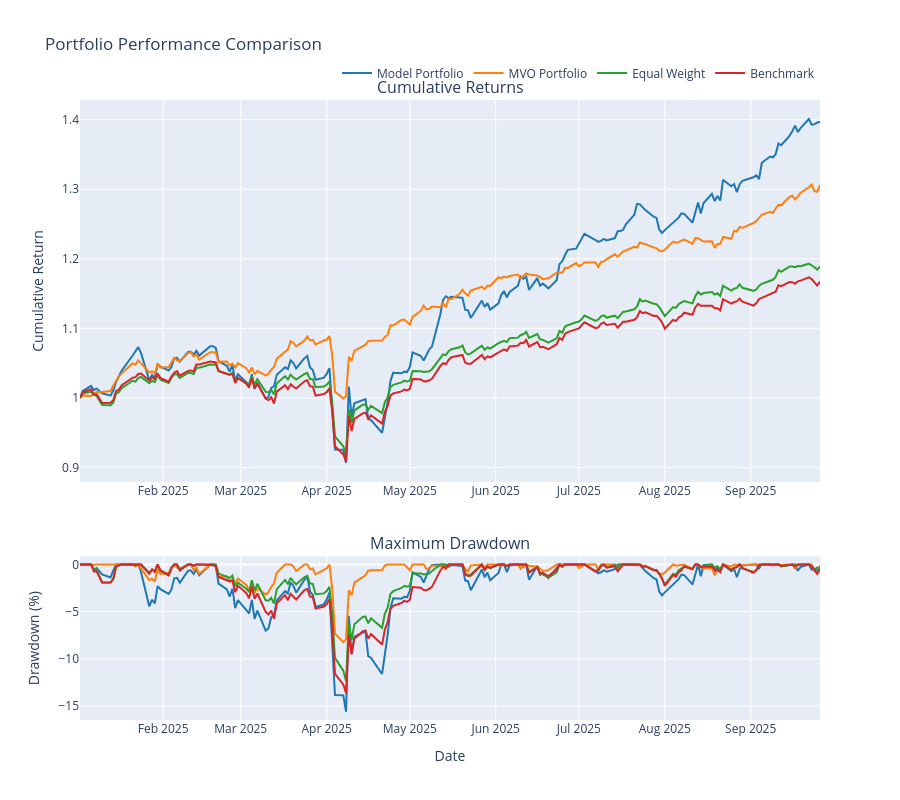

Here is the notebook cell this chart was saved with:
### Code cell
# Plotting
fig = make_subplots(
    rows=2, cols=1,
    subplot_titles=('Cumulative Returns', 'Maximum Drawdown'),
    vertical_spacing=0.12,
    row_heights=[0.7, 0.3]
)

colors = ['#1f77b4', '#ff7f0e', '#2ca02c', '#d62728']

# Plot cumulative returns
for i, (name, returns) in enumerate(portfolio_returns.items()):
    #if name != 'Benchmark':
    cumulative_returns = (1 + returns).cumprod()
    fig.add_trace(
        go.Scatter(
            x=cumulative_returns.index,
            y=cumulative_returns.values,
            mode='lines',
            name=name,
            line=dict(color=colors[i], width=2),
            showlegend=True
        ),
        row=1, col=1
    )

# Plot drawdowns
for i, (name, returns) in enumerate(portfolio_returns.items()):
#if name != 'Benchmark':
    cumulative = (1 + returns).cumprod()
    rolling_max = cumulative.expanding().max()
    drawdown = (cumulative - rolling_max) / rolling_max * 100
    
    fig.add_trace(
        go.Scatter(
            x=drawdown.index,
            y=drawdown.values,
            mode='lines',
            name=name,
            line=dict(color=colors[i], width=2),
            showlegend=False
        ),
        row=2, col=1
    )

# Update layout
fig.update_layout(
    title='Portfolio Performance Comparison',
    height=800,
    hovermode='x unified',
    legend=dict(
        orientation="h",
        yanchor="bottom",
        y=1.02,
        xanchor="right",
        x=1
    )
)

fig.update_xaxes(title_text="Date", row=2, col=1)
fig.update_yaxes(title_text="Cumulative Return", row=1, col=1)
fig.update_yaxes(title_text="Drawdown (%)", row=2, col=1)

fig.show()

# Save the plot to a file
fig.write_html(f'{output_dir}/{train_type}/portfolio_performance_{model_type}_run_{run_no}.html')
# save image to file
fig.write_image(f'{output_dir}/{train_type}/portfolio_performance_{model_type}_run_{run_no}.png')

### Figure 1 — Plotly figure (JSON) as saved in the notebook; plotly's stock layout.template omitted (floating-point values rounded to 4 significant figures; data arrays with more than 128 entries replaced by an {"elided": "..."} marker saying what was removed)
{"data": [{"line": {"color": "#1f77b4", "width": 2}, "mode": "lines", "name": "Model Portfolio", "showlegend": true, "type": "scatter", "x": {"elided": "184 str values"}, "xaxis": "x", "y": {"elided": "184 float values"}, "yaxis": "y"}, {"line": {"color": "#ff7f0e", "width": 2}, "mode": "lines", "name": "MVO Portfolio", "showlegend": true, "type": "scatter", "x": {"elided": "184 str values"}, "xaxis": "x", "y": {"elided": "184 float values"}, "yaxis": "y"}, {"line": {"color": "#2ca02c", "width": 2}, "mode": "lines", "name": "Equal Weight", "showlegend": true, "type": "scatter", "x": {"elided": "184 str values"}, "xaxis": "x", "y": {"elided": "184 float values"}, "yaxis": "y"}, {"line": {"color": "#d62728", "width": 2}, "mode": "lines", "name": "Benchmark", "showlegend": true, "type": "scatter", "x": {"elided": "184 str values"}, "xaxis": "x", "y": {"elided": "184 float values"}, "yaxis": "y"}, {"line": {"color": "#1f77b4", "width": 2}, "mode": "lines", "name": "Model Portfolio", "showlegend": false, "type": "scatter", "x": {"elided": "184 str values"}, "xaxis": "x2", "y": {"elided": "184 float values"}, "yaxis": "y2"}, {"line": {"color": "#ff7f0e", "width": 2}, "mode": "lines", "name": "MVO Portfolio", "showlegend": false, "type": "scatter", "x": {"elided": "184 str values"}, "xaxis": "x2", "y": {"elided": "184 float values"}, "yaxis": "y2"}, {"line": {"color": "#2ca02c", "width": 2}, "mode": "lines", "name": "Equal Weight", "showlegend": false, "type": "scatter", "x": {"elided": "184 str values"}, "xaxis": "x2", "y": {"elided": "184 float values"}, "yaxis": "y2"}, {"line": {"color": "#d62728", "width": 2}, "mode": "lines", "name": "Benchmark", "showlegend": false, "type": "scatter", "x": {"elided": "184 str values"}, "xaxis": "x2", "y": {"elided": "184 float values"}, "yaxis": "y2"}], "layout": {"annotations": [{"font": {"size": 16}, "showarrow": false, "text": "Cumulative Returns", "x": 0.5, "xanchor": "center", "xref": "paper", "y": 1, "yanchor": "bottom", "yref": "paper"}, {"font": {"size": 16}, "showarrow": false, "text": "Maximum Drawdown", "x": 0.5, "xanchor": "center", "xref": "paper", "y": 0.264, "yanchor": "bottom", "yref": "paper"}], "height": 800, "hovermode": "x unified", "legend": {"orientation": "h", "x": 1, "xanchor": "right", "y": 1.02, "yanchor": "bottom"}, "title": {"text": "Portfolio Performance Comparison"}, "xaxis": {"anchor": "y", "domain": [0, 1]}, "xaxis2": {"anchor": "y2", "domain": [0, 1], "title": {"text": "Date"}}, "yaxis": {"anchor": "x", "domain": [0.384, 1], "title": {"text": "Cumulative Return"}}, "yaxis2": {"anchor": "x2", "domain": [0, 0.264], "title": {"text": "Drawdown (%)"}}}}
